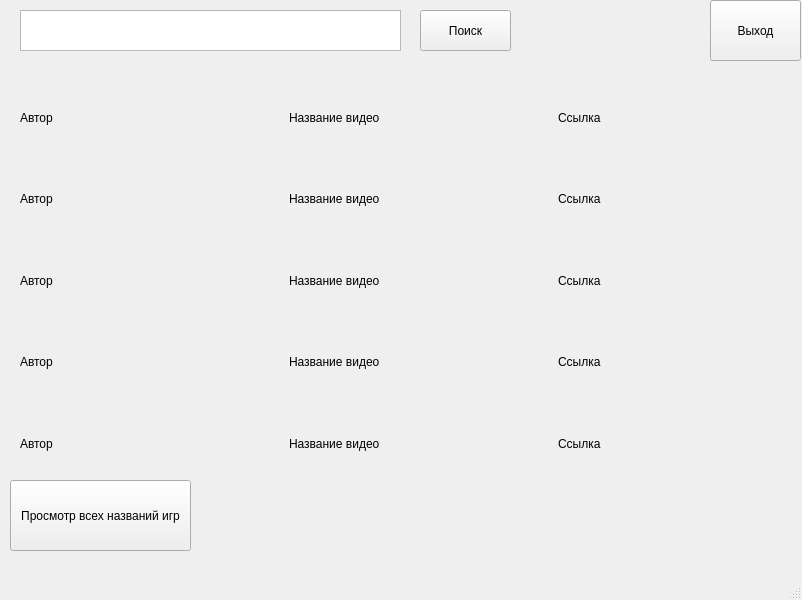
<?xml version="1.0" encoding="UTF-8"?>
<ui version="4.0">
 <class>MainWindow</class>
 <widget class="QMainWindow" name="MainWindow">
  <property name="geometry">
   <rect>
    <x>0</x>
    <y>0</y>
    <width>802</width>
    <height>600</height>
   </rect>
  </property>
  <property name="windowTitle">
   <string>MainWindow</string>
  </property>
  <widget class="QWidget" name="centralwidget">
   <widget class="QTextEdit" name="text_name_of_game">
    <property name="geometry">
     <rect>
      <x>20</x>
      <y>10</y>
      <width>381</width>
      <height>41</height>
     </rect>
    </property>
    <property name="font">
     <font>
      <pointsize>14</pointsize>
     </font>
    </property>
    <property name="html">
     <string>&lt;!DOCTYPE HTML PUBLIC &quot;-//W3C//DTD HTML 4.0//EN&quot; &quot;http://www.w3.org/TR/REC-html40/strict.dtd&quot;&gt;
&lt;html&gt;&lt;head&gt;&lt;meta name=&quot;qrichtext&quot; content=&quot;1&quot; /&gt;&lt;style type=&quot;text/css&quot;&gt;
p, li { white-space: pre-wrap; }
&lt;/style&gt;&lt;/head&gt;&lt;body style=&quot; font-family:'MS Shell Dlg 2'; font-size:14pt; font-weight:400; font-style:normal;&quot;&gt;
&lt;p style=&quot;-qt-paragraph-type:empty; margin-top:0px; margin-bottom:0px; margin-left:0px; margin-right:0px; -qt-block-indent:0; text-indent:0px;&quot;&gt;&lt;br /&gt;&lt;/p&gt;&lt;/body&gt;&lt;/html&gt;</string>
    </property>
   </widget>
   <widget class="QWidget" name="verticalLayoutWidget">
    <property name="geometry">
     <rect>
      <x>20</x>
      <y>80</y>
      <width>801</width>
      <height>401</height>
     </rect>
    </property>
    <layout class="QVBoxLayout" name="verticalLayout_3">
     <item>
      <layout class="QHBoxLayout" name="video1">
       <item>
        <widget class="QLabel" name="l_author_1">
         <property name="text">
          <string>Автор</string>
         </property>
        </widget>
       </item>
       <item>
        <widget class="QLabel" name="l_video_title_1">
         <property name="text">
          <string>Название видео</string>
         </property>
        </widget>
       </item>
       <item>
        <widget class="QLabel" name="l_link_1">
         <property name="text">
          <string>Ссылка</string>
         </property>
        </widget>
       </item>
      </layout>
     </item>
     <item>
      <layout class="QHBoxLayout" name="video2">
       <item>
        <widget class="QLabel" name="l_author_2">
         <property name="text">
          <string>Автор</string>
         </property>
        </widget>
       </item>
       <item>
        <widget class="QLabel" name="l_video_title_2">
         <property name="text">
          <string>Название видео</string>
         </property>
        </widget>
       </item>
       <item>
        <widget class="QLabel" name="l_link_2">
         <property name="text">
          <string>Ссылка</string>
         </property>
        </widget>
       </item>
      </layout>
     </item>
     <item>
      <layout class="QHBoxLayout" name="video3">
       <item>
        <widget class="QLabel" name="l_author_3">
         <property name="text">
          <string>Автор</string>
         </property>
        </widget>
       </item>
       <item>
        <widget class="QLabel" name="l_video_title_3">
         <property name="text">
          <string>Название видео</string>
         </property>
        </widget>
       </item>
       <item>
        <widget class="QLabel" name="l_link_3">
         <property name="text">
          <string>Ссылка</string>
         </property>
        </widget>
       </item>
      </layout>
     </item>
     <item>
      <layout class="QHBoxLayout" name="video4">
       <item>
        <widget class="QLabel" name="l_author_4">
         <property name="text">
          <string>Автор</string>
         </property>
        </widget>
       </item>
       <item>
        <widget class="QLabel" name="l_video_title_4">
         <property name="text">
          <string>Название видео</string>
         </property>
        </widget>
       </item>
       <item>
        <widget class="QLabel" name="l_link_4">
         <property name="text">
          <string>Ссылка</string>
         </property>
        </widget>
       </item>
      </layout>
     </item>
     <item>
      <layout class="QHBoxLayout" name="video5">
       <item>
        <widget class="QLabel" name="l_author_5">
         <property name="text">
          <string>Автор</string>
         </property>
        </widget>
       </item>
       <item>
        <widget class="QLabel" name="label_video_title_5">
         <property name="text">
          <string>Название видео</string>
         </property>
        </widget>
       </item>
       <item>
        <widget class="QLabel" name="l_link_5">
         <property name="text">
          <string>Ссылка</string>
         </property>
        </widget>
       </item>
      </layout>
     </item>
    </layout>
   </widget>
   <widget class="QPushButton" name="b_exit">
    <property name="geometry">
     <rect>
      <x>710</x>
      <y>0</y>
      <width>91</width>
      <height>61</height>
     </rect>
    </property>
    <property name="text">
     <string>Выход</string>
    </property>
   </widget>
   <widget class="QPushButton" name="b_games_names">
    <property name="geometry">
     <rect>
      <x>10</x>
      <y>480</y>
      <width>181</width>
      <height>71</height>
     </rect>
    </property>
    <property name="text">
     <string>Просмотр всех названий игр</string>
    </property>
   </widget>
   <widget class="QPushButton" name="pushButton">
    <property name="geometry">
     <rect>
      <x>420</x>
      <y>10</y>
      <width>91</width>
      <height>41</height>
     </rect>
    </property>
    <property name="text">
     <string>Поиск</string>
    </property>
   </widget>
  </widget>
  <widget class="QMenuBar" name="menubar">
   <property name="geometry">
    <rect>
     <x>0</x>
     <y>0</y>
     <width>802</width>
     <height>21</height>
    </rect>
   </property>
  </widget>
  <widget class="QStatusBar" name="statusbar"/>
 </widget>
 <resources/>
 <connections/>
</ui>
